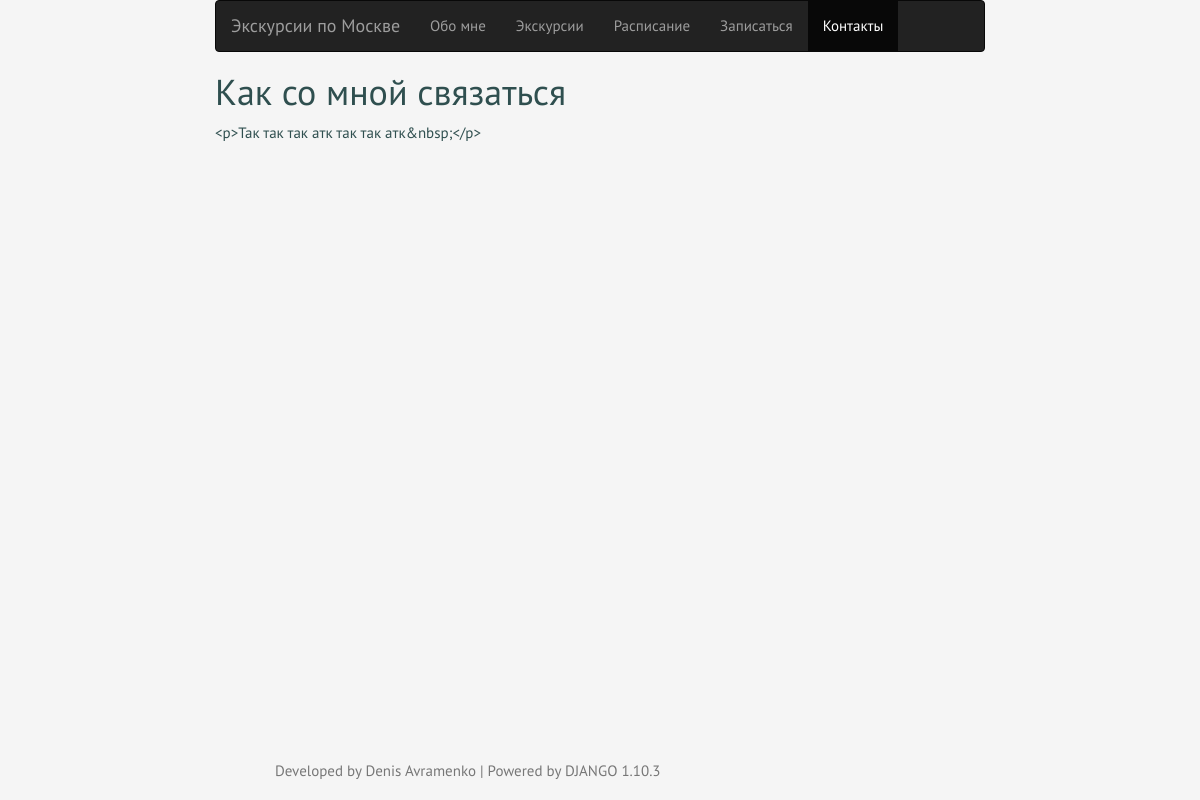
Screenshot of /contacts with the database file from the repository.
### ex/models.py (models this page shows, shortened)
class Contacts(models.Model):
    title = models.CharField(max_length=50, blank=True, verbose_name='Заголовок')
    text = RichTextUploadingField(verbose_name='Текст')
    img = models.ImageField(upload_to='images', blank=True, verbose_name='Изборажение (не обязательно)')
    class Meta:
        verbose_name_plural = 'Контакты'

### ex/views.py (the view)
# urls.py: url(r'^contacts$', views.contacts, name='contacts'),
def contacts(request):
    return render(request, 'ex/contacts.html', {'contacts': models.Contacts.objects.all()[0]})

### ex/templates/ex/contacts.html (shortened to what this page needs)
{% extends "ex/main_page.html" %}
{% block content %}
    {% if contacts %}
        <h1>{{contacts.title}}</h1>
        <p>{{contacts.text}}</p>
    {% endif %}
{% endblock %}
{% block cont_act %}class="active"{% endblock %}>

### ex/static/css/sticky-footer.css (style rules this page uses)
html { position: relative; min-height: 100%; }
body { margin-bottom: 60px; }

### ex/static/css/background.css (style rules this page uses)
body { font-family: "PT Sans"; background: #F5F5F5; color: #2F4F4F; font-size: 150%; }

### rows the page displays
Contacts: title "Как со мной связаться", text "<p>Так так так атк так так атк&nbsp;</p>"
